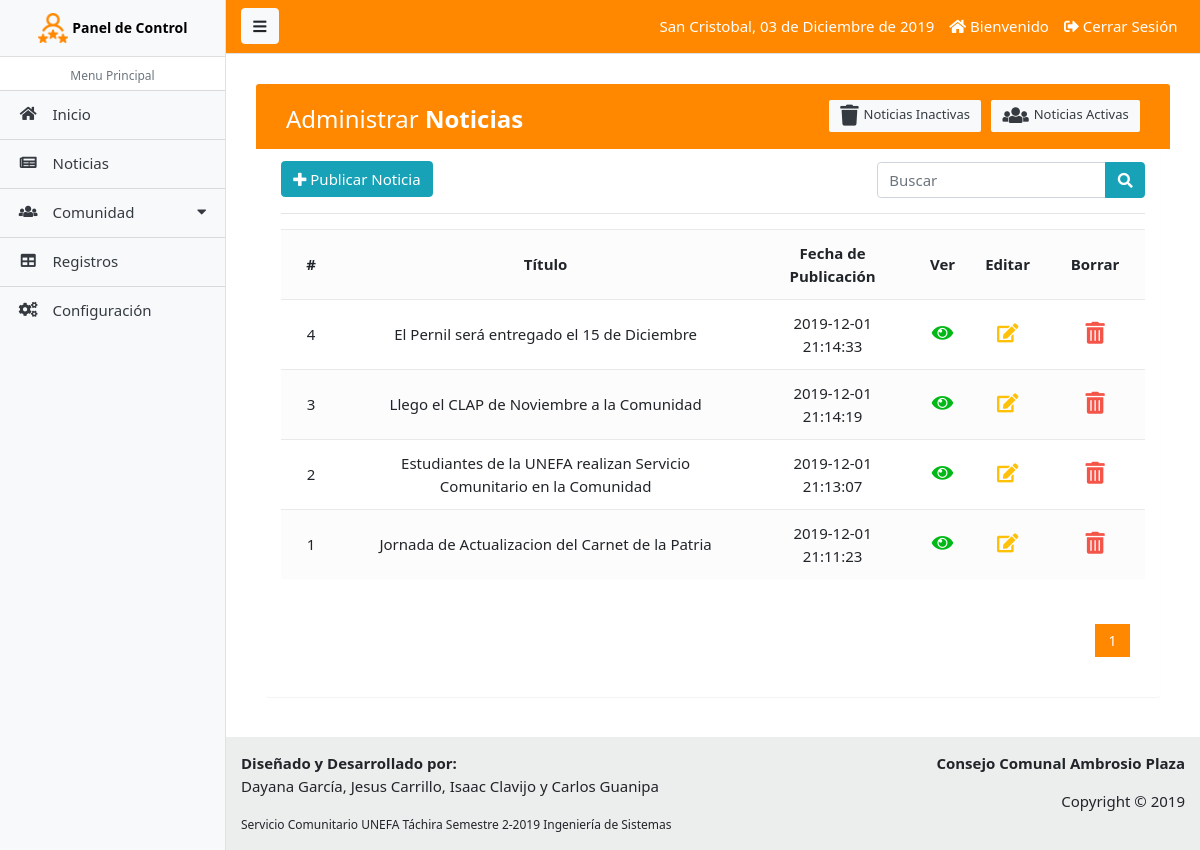
The app's page /paginas/noticia_lista.php (signed in), older data.
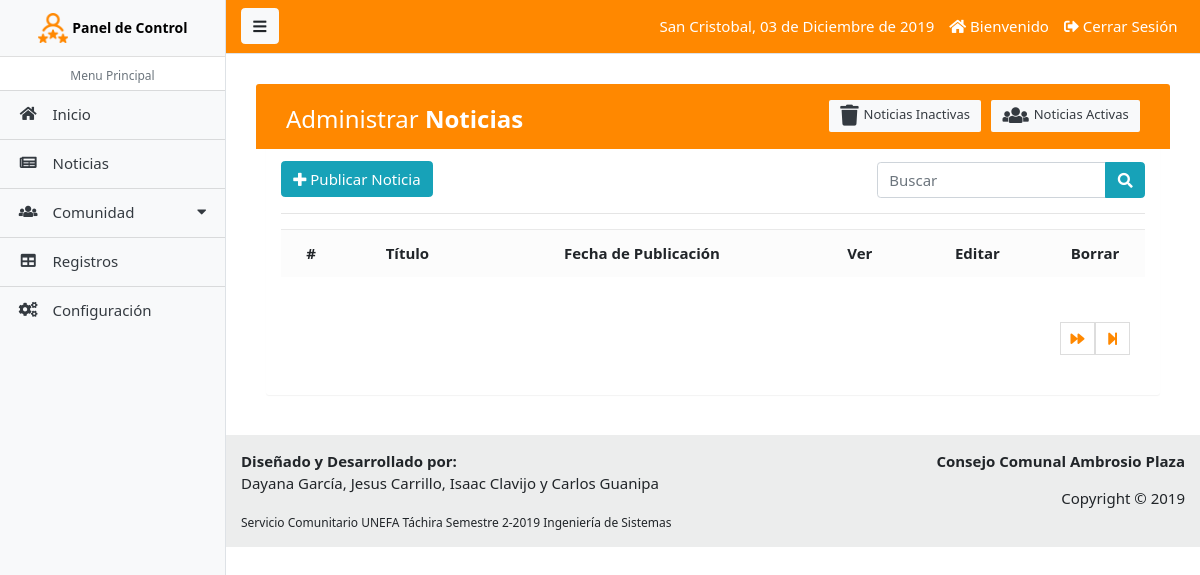
The same page, newer data.
### tables this page shows
CREATE TABLE IF NOT EXISTS `tab_not` (
  `ident_not` INT NOT NULL AUTO_INCREMENT,
  `titul_not` VARCHAR(100) NULL,
  `desco_not` VARCHAR(100) NULL,
  `descr_not` VARCHAR(2000) NULL,
  `image_not` VARCHAR(250) NULL,
  `fecpu_not` DATETIME NULL DEFAULT CURRENT_TIMESTAMP,
  `statu_not` VARCHAR(45) NULL,
  PRIMARY KEY (`ident_not`));

### paginas/noticia_lista.php (the view, shortened to what this page needs)
<?php
  require_once('includes/admin_header.php');
?>
<div class="container-fluid">
	<div class="table-wrapper">
	    <div class="table-title">
	        <div class="row">
            <div class="col-sm-6">
							<h2>Administrar <b>Noticias</b></h2>
						</div>
						<div class="col-sm-6">
							<a href="noticia_lista.php" class="btn btn-light text-dark"><i class="fa fa-users"></i> Noticias Activas</a>
							<a href="noticia_lista_inactivo.php" class="btn btn-light text-dark"><i class="fa fa-trash"></i> Noticias Inactivas</a>
						</div>
	        </div>
	    </div>
	    <div class="row" style="padding-top: 2px;">
	    	<div class="col-sm-8">
					<a href="noticia_registro.php" class="btn btn-info float-left"><i class="fa fa-plus"></i> Publicar Noticia</a>
				</div>
				<form action="noticia_buscar.php" method="GET" class="col-sm-4" style="padding-top: 1px;">
					<div class="input-group">
						<input type="text" class="form-control" name="busqueda" id="busqueda" placeholder="Buscar">
						<div class="input-group-append">
							<button type="submit" class="btn btn-info"><i class="fa fa-search"></i></button>
						</div>
					</div>
				</form>
	    </div>
	    <hr>
	    <div>
	    	<div class="table-responsive">
					<table class="table table-striped table-hover">
						<tr>
							<th class='text-center'>#</th>
							<th class='text-center'>Título</th>
							<th class='text-center'>Fecha de Publicación</th>
							<th class='text-center'>Ver</th>
							<th class='text-center'>Editar</th>
							<th class='text-center'>Borrar</th>
						</tr>
						<?php
							$sql_registe = mysqli_query($conexion,"SELECT COUNT(*) as total_registro FROM tab_not WHERE statu_not = 1");
							$result_registe = mysqli_fetch_array($sql_registe);
							$total_registro = $result_registe['total_registro'];
							$por_pagina = 5;
							if (empty($_GET['pagina']))
							{
								$pagina = 1;
							}else{
								$pagina = $_GET['pagina'];
							}
							$desde = ($pagina-1) * $por_pagina;
							$total_paginas = ceil($total_registro / $por_pagina);
							$query = mysqli_query($conexion,"SELECT ident_not, titul_not, fecpu_not FROM tab_not WHERE statu_not = 1 ORDER BY ident_not DESC LIMIT $desde,$por_pagina");
							$result = mysqli_num_rows($query);
							if ($result > 0) {
							 	while ($data = mysqli_fetch_array($query)) {
							 		?>
							 		<tr class="row<?php echo $data['ident_not']; ?>">
										<td class='text-center'><?php echo $data['ident_not']; ?></td>
										<td class='text-center'><?php echo $data['titul_not']; ?></td>
										<td class='text-center'><?php echo $data['fecpu_not']; ?></td>
										<td class='text-center'>
											<a href="noticia_ver.php?id=<?php echo $data['ident_not']; ?>" class="look"><i class="fa fa-eye"></i></a>
										</td>
										<td class='text-center'>
											<a href="noticia_editar.php?id=<?php echo $data['ident_not']; ?>" class="edit"><i class="fa fa-edit"></i></a>
										</td>
										<td class='text-center'>
													<a href="noticia_borrar.php?id=<?php echo $data['ident_not']; ?>" class="delete eliminar"><i class="fa fa-trash-alt"></i></a>
										</td>
									</tr>
							 	<?php
							 	}
							 }
						?>
					</table>
				</div>
				<div class="paginador">
					<ul>
						<?php
							for ($i=1; $i <= $total_paginas; $i++)
							{
								if ($i == $pagina)
								{
									echo '<li class="pageSelected">'.$i.'</li>';
								}else{
									echo '<li><a href="?pagina='.$i.'">'.$i.'</a></li>';
								}
							}
							if ($pagina != $total_paginas)
							{
								?>
								<li><a href="?pagina=<?php echo $pagina+1; ?>"><i class="fas fa-forward"></i></a></li>
								<li><a href="?pagina=<?php echo $total_paginas; ?>"><i class="fas fa-step-forward"></i></a></li>
								<?php
							}
						?>
					</ul>
				</div>
	    </div>
	</div>
</div>
<?php require_once('includes/admin_footer.php');  ?>

Row changes from the older to the newer data that the page shows:
removed tab_not: ident_not "4", titul_not "El Pernil será entregado el 15 de Diciembre", fecpu_not "2019-12-01 21:14:33"
removed tab_not: ident_not "3", titul_not "Llego el CLAP de Noviembre a la Comunidad", fecpu_not "2019-12-01 21:14:19"
removed tab_not: ident_not "2", titul_not "Estudiantes de la UNEFA realizan Servicio Comunitario en la Comunidad", fecpu_not "2019-12-01 21:13:07"
removed tab_not: ident_not "1", titul_not "Jornada de Actualizacion del Carnet de la Patria", fecpu_not "2019-12-01 21:11:23"
Text that changed along with them:
list line gone: "1"
